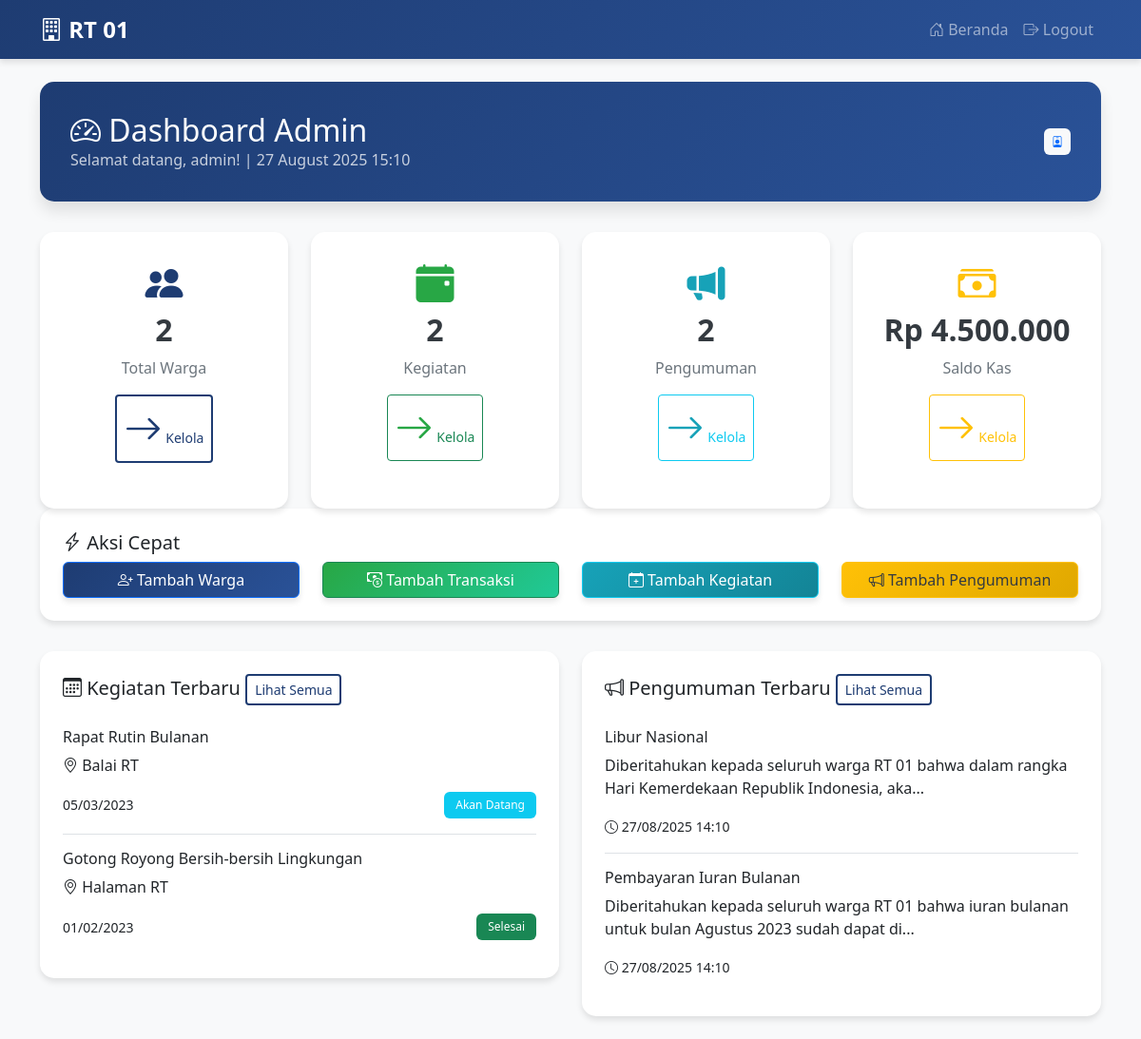
/public_html/admin/dashboard.php (signed in), run on the app's committed database.
### tables this page shows
CREATE TABLE activities (
    id INT(11) PRIMARY KEY AUTO_INCREMENT,
    title VARCHAR(100) NOT NULL,
    date DATE NOT NULL,
    location VARCHAR(100) NOT NULL,
    description TEXT,
    status ENUM('upcoming', 'ongoing', 'completed') NOT NULL,
    created_at TIMESTAMP DEFAULT CURRENT_TIMESTAMP
);

CREATE TABLE announcements (
    id INT(11) PRIMARY KEY AUTO_INCREMENT,
    title VARCHAR(100) NOT NULL,
    content TEXT NOT NULL,
    created_at TIMESTAMP DEFAULT CURRENT_TIMESTAMP
);

### public_html/admin/dashboard.php (the view, shortened to what this page needs)
<?php
require_once __DIR__ . '/../config/database.php';
$totalResidents = $pdo->query("SELECT COUNT(*) FROM residents")->fetchColumn();
$totalActivities = $pdo->query("SELECT COUNT(*) FROM activities")->fetchColumn();
$totalAnnouncements = $pdo->query("SELECT COUNT(*) FROM announcements")->fetchColumn();
$totalIncome = $pdo->query("SELECT SUM(amount) FROM finance WHERE type = 'income'")->fetchColumn() ?? 0;
$totalExpense = $pdo->query("SELECT SUM(amount) FROM finance WHERE type = 'expense'")->fetchColumn() ?? 0;
$balance = $totalIncome - $totalExpense;
$recentActivities = $pdo->query("SELECT * FROM activities ORDER BY date DESC LIMIT 5")->fetchAll();
$recentAnnouncements = $pdo->query("SELECT * FROM announcements ORDER BY created_at DESC LIMIT 5")->fetchAll();
?>
<!DOCTYPE html>
<html lang="id">
<head>
    <link href="https://cdn.jsdelivr.net/npm/bootstrap@5.3.0/dist/css/bootstrap.min.css" rel="stylesheet">
    <link rel="stylesheet" href="https://cdn.jsdelivr.net/npm/bootstrap-icons@1.10.0/font/bootstrap-icons.css">
</head>
<body>
    <nav class="navbar navbar-expand-lg navbar-dark">
        <div class="container">
            <a class="navbar-brand" href="/index.php">
                <i class="bi bi-building"></i> RT 01
            </a>
            <div class="collapse navbar-collapse" id="navbarNav">
                <ul class="navbar-nav ms-auto">
                    <li class="nav-item">
                        <a class="nav-link" href="/index.php">
                            <i class="bi bi-house-door"></i> Beranda
                        </a>
                    </li>
                    <li class="nav-item">
                        <a class="nav-link" href="/process/logout.php">
                            <i class="bi bi-box-arrow-right"></i> Logout
                        </a>
                    </li>
                </ul>
            </div>
        </div>
    </nav>
    <div class="container mt-4">
        <div class="dashboard-header">
            <div class="row align-items-center">
                <div class="col-md-8">
                    <h2 class="mb-0">
                        <i class="bi bi-speedometer2"></i> Dashboard Admin
                    </h2>
                    <p class="mb-0 opacity-75">
                        Selamat datang, <?php echo $_SESSION['username']; ?>! | <?php echo date('d F Y H:i'); ?>
                    </p>
                </div>
                <div class="col-md-4 text-end">
                    <span class="badge bg-light text-primary p-2">
                        <i class="bi bi-person-badge"></i> <?php echo ucfirst($_SESSION['role']); ?>
                    </span>
                </div>
            </div>
        </div>
        <div class="row">
            <div class="col-md-3">
                <div class="stat-card primary">
                    <i class="bi bi-people-fill"></i>
                    <h3><?php echo $totalResidents; ?></h3>
                    <p>Total Warga</p>
                    <a href="/admin/residents.php" class="btn btn-outline-primary btn-sm">
                        <i class="bi bi-arrow-right"></i> Kelola
                    </a>
                </div>
            </div>
            <div class="col-md-3">
                <div class="stat-card success">
                    <i class="bi bi-calendar-event-fill"></i>
                    <h3><?php echo $totalActivities; ?></h3>
                    <p>Kegiatan</p>
                    <a href="/admin/activities.php" class="btn btn-outline-success btn-sm">
                        <i class="bi bi-arrow-right"></i> Kelola
                    </a>
                </div>
            </div>
            <div class="col-md-3">
                <div class="stat-card info">
                    <i class="bi bi-megaphone-fill"></i>
                    <h3><?php echo $totalAnnouncements; ?></h3>
                    <p>Pengumuman</p>
                    <a href="/admin/announcements.php" class="btn btn-outline-info btn-sm">
                        <i class="bi bi-arrow-right"></i> Kelola
                    </a>
                </div>
            </div>
            <div class="col-md-3">
                <div class="stat-card warning">
                    <i class="bi bi-cash-stack"></i>
                    <h3>Rp <?php echo number_format($balance, 0, ',', '.'); ?></h3>
                    <p>Saldo Kas</p>
                    <a href="/admin/finance.php" class="btn btn-outline-warning btn-sm">
                        <i class="bi bi-arrow-right"></i> Kelola
                    </a>
                </div>
            </div>
        </div>
        <div class="dashboard-actions">
            <h5><i class="bi bi-lightning-charge"></i> Aksi Cepat</h5>
            <div class="row">
                <div class="col-md-3">
                    <a href="/admin/add_resident.php" class="btn btn-primary w-100">
                        <i class="bi bi-person-plus"></i> Tambah Warga
                    </a>
                </div>
                <div class="col-md-3">
                    <a href="/admin/add_finance.php" class="btn btn-success w-100">
                        <i class="bi bi-cash-coin"></i> Tambah Transaksi
                    </a>
                </div>
                <div class="col-md-3">
                    <a href="/admin/add_activity.php" class="btn btn-info w-100">
                        <i class="bi bi-calendar-plus"></i> Tambah Kegiatan
                    </a>
                </div>
                <div class="col-md-3">
                    <a href="/admin/add_announcement.php" class="btn btn-warning w-100">
                        <i class="bi bi-megaphone"></i> Tambah Pengumuman
                    </a>
                </div>
            </div>
        </div>
        <div class="row">
            <div class="col-md-6">
                <div class="recent-card">
                    <h5>
                        <i class="bi bi-calendar3"></i> Kegiatan Terbaru
                        <a href="/admin/activities.php" class="btn btn-sm btn-outline-primary">Lihat Semua</a>
                    </h5>
                    <?php if (count($recentActivities) > 0): ?>
                        <?php foreach ($recentActivities as $activity): ?>
                            <div class="recent-item">
                                <h6><?php echo $activity['title']; ?></h6>
                                <p><i class="bi bi-geo-alt"></i> <?php echo $activity['location']; ?></p>
                                <div class="d-flex justify-content-between align-items-center">
                                    <small><?php echo date('d/m/Y', strtotime($activity['date'])); ?></small>
                                    <?php
                                    $statusClass = '';
                                    $statusText = '';
                                    switch($activity['status']) {
                                        case 'upcoming':
                                            $statusClass = 'bg-info';
                                            $statusText = 'Akan Datang';
                                            break;
                                        case 'completed':
                                            $statusClass = 'bg-success';
                                            $statusText = 'Selesai';
                                            break;
                                    }
                                    ?>
                                    <span class="badge <?php echo $statusClass; ?>"><?php echo $statusText; ?></span>
                                </div>
                            </div>
                        <?php endforeach; ?>
                    <?php endif; ?>
                </div>
            </div>
            <div class="col-md-6">
                <div class="recent-card">
                    <h5>
                        <i class="bi bi-megaphone"></i> Pengumuman Terbaru
                        <a href="/admin/announcements.php" class="btn btn-sm btn-outline-primary">Lihat Semua</a>
                    </h5>
                    <?php if (count($recentAnnouncements) > 0): ?>
                        <?php foreach ($recentAnnouncements as $announcement): ?>
                            <div class="recent-item">
                                <h6><?php echo $announcement['title']; ?></h6>
                                <p><?php echo substr($announcement['content'], 0, 100) . '...'; ?></p>
                                <small>
                                    <i class="bi bi-clock"></i> <?php echo date('d/m/Y H:i', strtotime($announcement['created_at'])); ?>
                                </small>
                            </div>
                        <?php endforeach; ?>
                    <?php endif; ?>
                </div>
            </div>
        </div>
    </div>
</body>
</html>

### public_html/admin/dashboard.php (style rules this page uses)
body { background-color: #f8f9fa; font-family: 'Segoe UI', Tahoma, Geneva, Verdana, sans-serif; }
.navbar { background: linear-gradient(135deg, #1e3c72, #2a5298) !important; box-shadow: 0 4px 6px rgba(0, 0, 0, 0.1); }
.navbar-brand { font-weight: 700; font-size: 1.5rem; }
.dashboard-header { background: linear-gradient(135deg, #1e3c72, #2a5298); color: white; padding: 2rem; border-radius: 15px; margin-bottom: 2rem; box-shadow: 0 10px 15px rgba(0, 0, 0, 0.1); }
.stat-card { background: white; border-radius: 15px; padding: 1.5rem; text-align: center; box-shadow: 0 4px 6px rgba(0, 0, 0, 0.1); transition: all 0.3s ease; margin-bottom: 1.5rem; height: 100%; }
.stat-card i { font-size: 2.5rem; margin-bottom: 1rem; }
.stat-card.primary i { color: #1e3c72; }
.stat-card.success i { color: #28a745; }
.stat-card.info i { color: #17a2b8; }
.stat-card.warning i { color: #ffc107; }
.stat-card h3 { font-size: 2rem; font-weight: 700; margin-bottom: 0.5rem; color: #343a40; }
.stat-card p { color: #6c757d; margin-bottom: 1rem; }
.dashboard-actions { background: white; border-radius: 15px; padding: 1.5rem; margin-bottom: 2rem; box-shadow: 0 4px 6px rgba(0, 0, 0, 0.1); }
.recent-card { background: white; border-radius: 15px; padding: 1.5rem; box-shadow: 0 4px 6px rgba(0, 0, 0, 0.1); margin-bottom: 1.5rem; }
.recent-item { padding: 1rem 0; border-bottom: 1px solid #dee2e6; }
.recent-item:last-child { border-bottom: none; }
.btn-primary { background: linear-gradient(135deg, #1e3c72, #2a5298); color: white; box-shadow: 0 4px 6px rgba(0, 0, 0, 0.1); }
.btn-success { background: linear-gradient(135deg, #28a745, #20c997); color: white; box-shadow: 0 4px 6px rgba(0, 0, 0, 0.1); }
.btn-info { background: linear-gradient(135deg, #17a2b8, #138496); color: white; box-shadow: 0 4px 6px rgba(0, 0, 0, 0.1); }
.btn-warning { background: linear-gradient(135deg, #ffc107, #e0a800); color: #343a40; box-shadow: 0 4px 6px rgba(0, 0, 0, 0.1); }
.btn-outline-primary { border: 2px solid #1e3c72; color: #1e3c72; background: transparent; }
.badge { padding: 0.5rem 0.75rem; font-weight: 500; }

### data on the page
activities: title "Rapat Rutin Bulanan", location "Balai RT", date "05/03/2023", status "Akan Datang"
activities: title "Gotong Royong Bersih-bersih Lingkungan", location "Halaman RT", date "01/02/2023", status "Selesai"
announcements: title "Libur Nasional", content "Diberitahukan kepada seluruh warga RT 01 bahwa dalam rangka Hari Kemerdekaan Republik Indonesia, aka", created_at "27/08/2025 14:10"
announcements: title "Pembayaran Iuran Bulanan", content "Diberitahukan kepada seluruh warga RT 01 bahwa iuran bulanan untuk bulan Agustus 2023 sudah dapat di", created_at "27/08/2025 14:10"

### other printed values
$_SESSION['username'] "admin"
$totalResidents "2"
$totalActivities "2"
$totalAnnouncements "2"
$balance "4.500.000"
